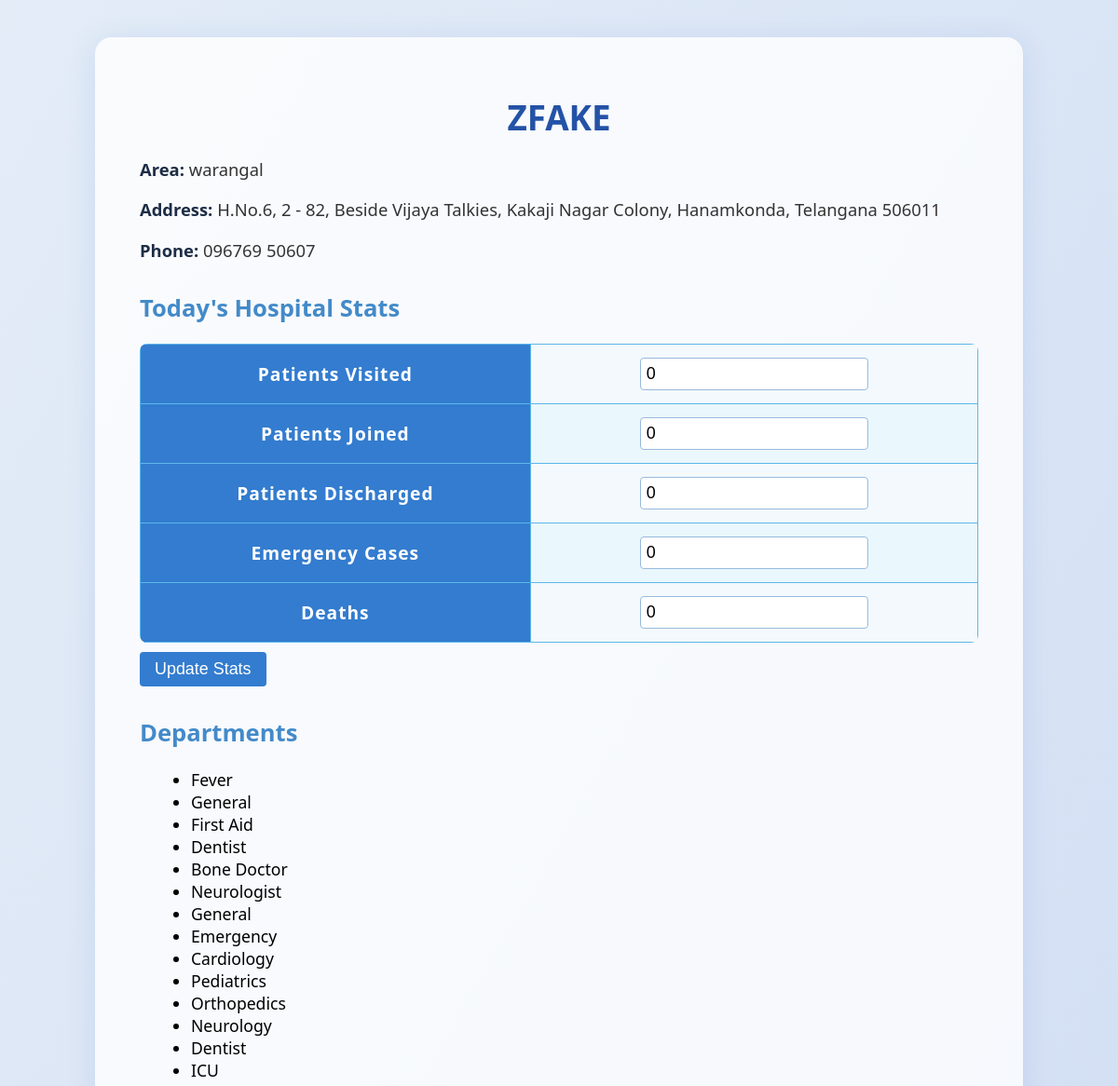
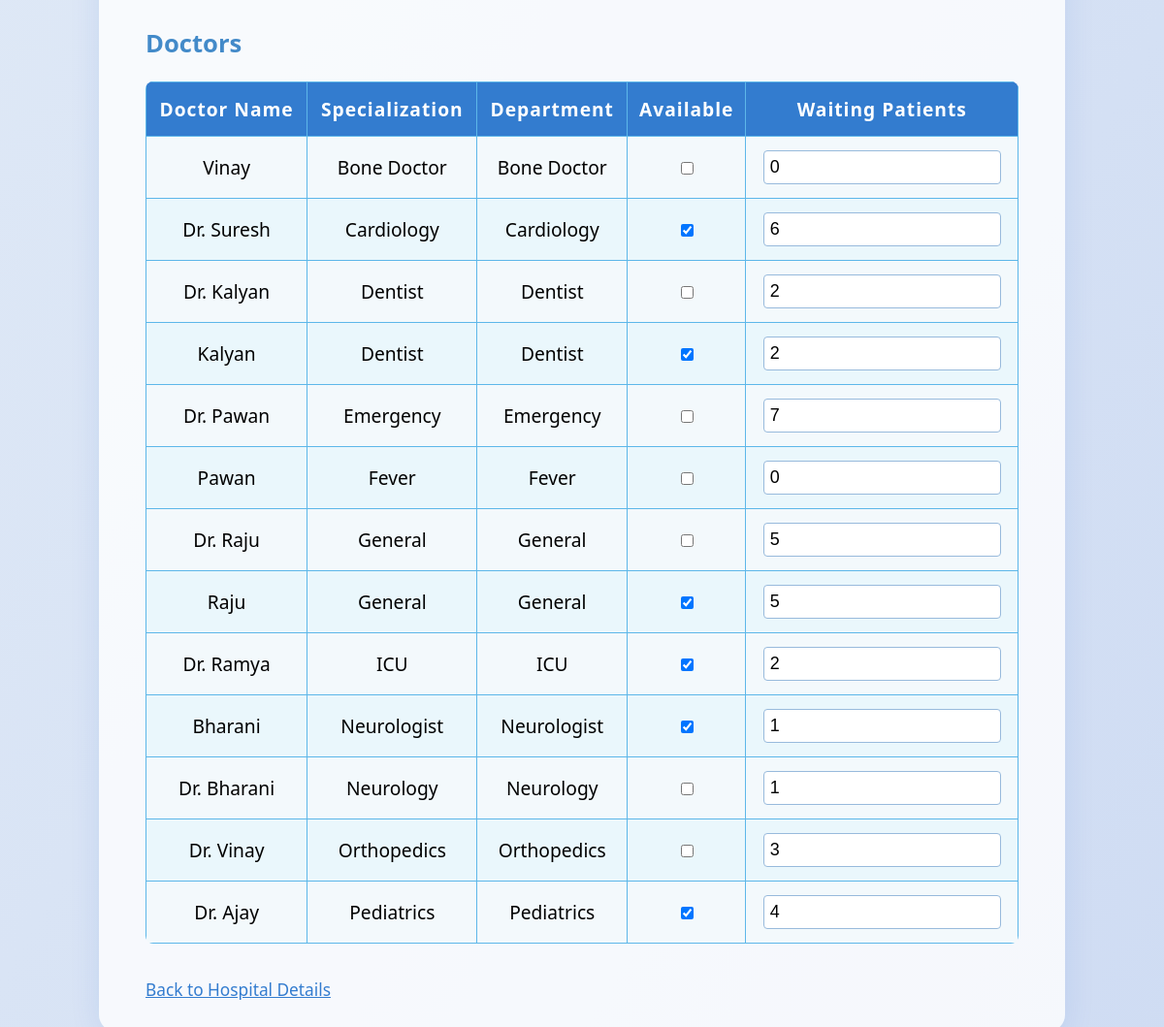
Screenshot of /hospital/2/update with the database file from the repository (2 pictures, top to bottom).
### tables this page shows
CREATE TABLE hospitals (
    hospital_id INTEGER PRIMARY KEY AUTOINCREMENT,
    name TEXT NOT NULL,
    address TEXT,
    phone TEXT,
    receptionist_phone TEXT,
    ambulance_available BOOLEAN,
    emergency_services BOOLEAN
, lat REAL, lon REAL, area TEXT);

CREATE TABLE departments (
    department_id INTEGER PRIMARY KEY AUTOINCREMENT,
    hospital_id INTEGER,
    name TEXT,
    FOREIGN KEY (hospital_id) REFERENCES hospitals(hospital_id)
);

CREATE TABLE doctors (
    doctor_id INTEGER PRIMARY KEY AUTOINCREMENT,
    hospital_id INTEGER,
    department_id INTEGER,
    doctor_name TEXT,
    specialization TEXT,
    available BOOLEAN,
    waiting_patients INTEGER,
    FOREIGN KEY (hospital_id) REFERENCES hospitals(hospital_id),
    FOREIGN KEY (department_id) REFERENCES departments(department_id)
);

### app.py (the view, shortened to what this page needs)
@app.route('/hospital/<int:hospital_id>/update', methods=['GET', 'POST'])
def update_hospital_doctors(hospital_id):
    today = date.today().isoformat()
    conn = get_db()
    hospital = conn.execute('SELECT * FROM hospitals WHERE hospital_id=?', (hospital_id,)).fetchone()
    if not hospital:
        conn.close()
        return "Hospital not found", 404
    departments = conn.execute('SELECT * FROM departments WHERE hospital_id=?', (hospital_id,)).fetchall()
    doctors = conn.execute('''
        SELECT d.doctor_id, d.doctor_name, d.specialization, d.available, d.waiting_patients, dep.name as department_name
        FROM doctors d
        JOIN departments dep ON d.department_id = dep.department_id
        WHERE d.hospital_id=?
        ORDER BY dep.name, d.doctor_name
    ''', (hospital_id,)).fetchall()
    stats = conn.execute('SELECT * FROM hospital_stats WHERE hospital_id=? AND date=?', (hospital_id, today)).fetchone()
    conn.close()
    if not stats:
        stats = {
            'patients_visited': 0,
            'patients_joined': 0,
            'patients_discharged': 0,
            'emergency_cases': 0,
            'deaths': 0
        }
    return render_template('hospital_update.html', hospital=hospital, departments=departments, doctors=doctors, stats=stats)

### app.py (called while the page is built)
def get_db():
    conn = sqlite3.connect(DB)
    conn.row_factory = sqlite3.Row
    return conn

### templates/hospital_update.html (shortened to what this page needs)
<!doctype html>
<html>
<head>
</head>
<body>
    <div class="container">
        <h1>{{ hospital.name }}</h1>
        <div class="info-section">
            <p><strong>Area:</strong> {{ hospital.area }}</p>
            <p><strong>Address:</strong> {{ hospital.address }}</p>
            <p><strong>Phone:</strong> {{ hospital.phone }}</p>
        </div>
        <h2>Today's Hospital Stats</h2>
        <form method="POST">
            <table>
                <tr>
                    <th>Patients Visited</th>
                    <td><input type="number" name="patients_visited" min="0" value="{{ stats.patients_visited }}"></td>
                </tr>
                <tr>
                    <th>Patients Joined</th>
                    <td><input type="number" name="patients_joined" min="0" value="{{ stats.patients_joined }}"></td>
                </tr>
                <tr>
                    <th>Patients Discharged</th>
                    <td><input type="number" name="patients_discharged" min="0" value="{{ stats.patients_discharged }}">
                    </td>
                </tr>
                <tr>
                    <th>Emergency Cases</th>
                    <td><input type="number" name="emergency_cases" min="0" value="{{ stats.emergency_cases }}"></td>
                </tr>
                <tr>
                    <th>Deaths</th>
                    <td><input type="number" name="deaths" min="0" value="{{ stats.deaths }}"></td>
                </tr>
            </table>
            <button type="submit">Update Stats</button>
        </form>
        <h2>Departments</h2>
        <ul>
            {% for dep in departments %}
            <li>{{ dep.name }}</li>
            {% else %}
            <li>No departments found.</li>
            {% endfor %}
        </ul>
        <h2>Doctors</h2>
        <form id="updateForm">
            <table>
                <thead>
                    <tr>
                        <th>Doctor Name</th>
                        <th>Specialization</th>
                        <th>Department</th>
                        <th>Available</th>
                        <th>Waiting Patients</th>
                    </tr>
                </thead>
                <tbody>
                    {% for doc in doctors %}
                    <tr>
                        <td>{{ doc.doctor_name }}</td>
                        <td>{{ doc.specialization }}</td>
                        <td>{{ doc.department_name }}</td>
                        <td>
                            <input type="checkbox" id="available_{{ doc.doctor_id }}" {% if doc.available %}checked{%
                                endif %} onchange="updateDoctor({{ doc.doctor_id }})">
                        </td>
                        <td>
                            <input type="number" min="0" id="waiting_{{ doc.doctor_id }}"
                                value="{{ doc.waiting_patients }}" onchange="updateDoctor({{ doc.doctor_id }})">
                        </td>
                    </tr>
                    {% endfor %}
                </tbody>
            </table>
        </form>
        <a href="/hospital/{{ hospital.hospital_id }}" class="back-link">Back to Hospital Details</a>
    </div>
</body>
</html>

### templates/hospital_update.html (style rules this page uses)
body { font-family: 'Segoe UI', Arial, sans-serif; background: linear-gradient(120deg, #e3ecf7 0%, #cfdcf3 100%); margin: 0; padding: 0; }
.container { max-width: 900px; margin: 40px auto; background: #ffffffcc; border-radius: 18px; box-shadow: 0 4px 32px rgba(0, 80, 200, 0.10); padding: 36px 48px 32px 48px; }
h1 { color: #2452a6; font-size: 2.3rem; margin-bottom: 15px; text-align: center; }
h2 { font-size: 1.6rem; color: #438AC9; margin-top: 32px; }
.info-section { margin-bottom: 22px; font-size: 1.15rem; color: #333333; }
.info-section strong { color: #1d2d46; }
ul { margin-left: 15px; font-size: 1.1rem; }
table { width: 100%; font-size: 1.2rem; border-collapse: collapse; margin-top: 20px; background: #f3f9fc; border-radius: 8px; overflow: hidden; }
th, td { border: 1.5px solid #5db7e9; padding: 14px 8px; text-align: center; }
th { background: #337ccf; color: white; letter-spacing: 1px; }
tr:nth-child(even) { background: #eaf7fc; }
input[type="number"], input[type="checkbox"] { font-size: 1.12rem; padding: 6px; border-radius: 4px; border: 1.5px solid #98badc; outline: none; margin-bottom: 0; }
.back-link { font-size: 1.08rem; color: #337ccf; text-decoration: underline; margin-top: 36px; display: inline-block; }
button { font-size: 1.12rem; background: #337ccf; color: white; border-radius: 4px; padding: 8px 16px; border: none; margin-top: 10px; cursor: pointer; }

### rows the page displays
hospitals: name "ZFAKE", area "warangal", address "H.No.6, 2 - 82, Beside Vijaya Talkies, Kakaji Nagar Colony, Hanamkonda, Telangana 506011", phone "096769 50607"
departments: name "Fever"
departments: name "General"
departments: name "First Aid"
departments: name "Dentist"
departments: name "Bone Doctor"
departments: name "Neurologist"
departments: name "General"
departments: name "Emergency"
departments: name "Cardiology"
departments: name "Pediatrics"
departments: name "Orthopedics"
departments: name "Neurology"
departments: name "Dentist"
departments: name "ICU"
doctors: doctor_name "Vinay", specialization "Bone Doctor", department_name "Bone Doctor", waiting_patients "0"
doctors: doctor_name "Dr. Suresh", specialization "Cardiology", department_name "Cardiology", available "☑", waiting_patients "6"
doctors: doctor_name "Dr. Kalyan", specialization "Dentist", department_name "Dentist", waiting_patients "2"
doctors: doctor_name "Kalyan", specialization "Dentist", department_name "Dentist", available "☑", waiting_patients "2"
doctors: doctor_name "Dr. Pawan", specialization "Emergency", department_name "Emergency", waiting_patients "7"
doctors: doctor_name "Pawan", specialization "Fever", department_name "Fever", waiting_patients "0"
doctors: doctor_name "Dr. Raju", specialization "General", department_name "General", waiting_patients "5"
doctors: doctor_name "Raju", specialization "General", department_name "General", available "☑", waiting_patients "5"
doctors: doctor_name "Dr. Ramya", specialization "ICU", department_name "ICU", available "☑", waiting_patients "2"
doctors: doctor_name "Bharani", specialization "Neurologist", department_name "Neurologist", available "☑", waiting_patients "1"
doctors: doctor_name "Dr. Bharani", specialization "Neurology", department_name "Neurology", waiting_patients "1"
doctors: doctor_name "Dr. Vinay", specialization "Orthopedics", department_name "Orthopedics", waiting_patients "3"
doctors: doctor_name "Dr. Ajay", specialization "Pediatrics", department_name "Pediatrics", available "☑", waiting_patients "4"
